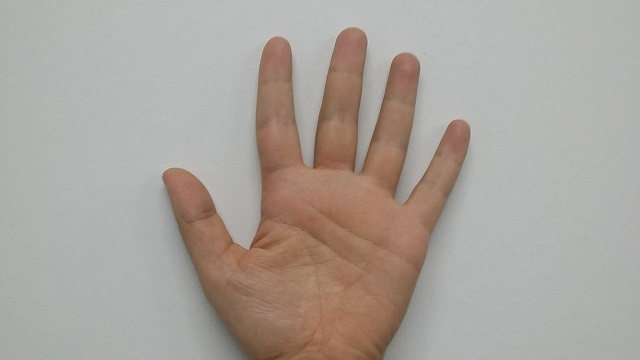
//> input picture chapter8/hand.jpg, 640 x 360 px
$ ./ex8_19   (built with g++ and OpenCV 4)
//> lines starting //> are read from the running program, lines starting //| are printed output that depends on the picture
#include "opencv2/opencv.hpp"

using namespace std;
using namespace cv;

int main()
{
	Mat srcImage = imread("../hand.jpg");
//> srcImage is the input picture: 360 rows x 640 cols, CV_8UC3; mean B, G, R 155.8, 162.5, 170.2
	//Mat srcImage = imread("../flower.jpg");
	if(srcImage.empty())
	{
		printf("no image file \r\n");
		return -1;
	}

	int K = 2; //# of clusters, 2, 3, 4,
	//make color tables for displaying objects
	Mat colorTable(K, 1, CV_8UC3);
	Vec3b color;
	for(int k = 0; k < K; k++)
	{
		color[0] = rand()&180+50;
		color[1] = rand()&180+50;
		color[2] = rand()&180+50;
		colorTable.at<Vec3b>(k, 0) = color;
	}
	Mat dstImage(srcImage.size(), srcImage.type());

	int attempts = 1;
	int flags = KMEANS_RANDOM_CENTERS;
	TermCriteria criteria(TermCriteria::COUNT + TermCriteria::EPS, 10, 1.0);

	Mat samples = srcImage.reshape(3, srcImage.rows*srcImage.cols);
	samples.convertTo(samples, CV_32FC3);

	Mat labels;
	kmeans(samples, K, labels, criteria, attempts, flags);

	//display clusters using label
	for(int y = 0, k = 0; y < srcImage.rows; y++)
	{
		for(int x = 0; x < srcImage.cols; x++, k++)
		{
			//int k = y * srcImage.cols +x;
			int idx = labels.at<int>(k, 0);
			color = colorTable.at<Vec3b>(idx, 0);
			dstImage.at<Vec3b>(y, x) = color;
		}
	}
//> this loop made 360 passes
//> k on passes 1 to 3: 640, 1280, 1920
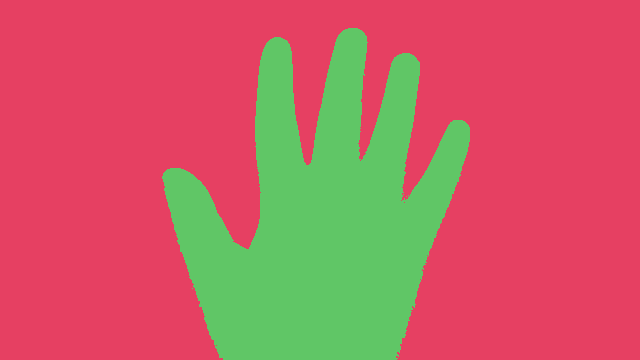
//> dstImage: 360 rows x 640 cols, CV_8UC3; mean B, G, R 99, 97.8, 196.2
	imshow("dstImage", dstImage);
	waitKey();

	return 0;

}
